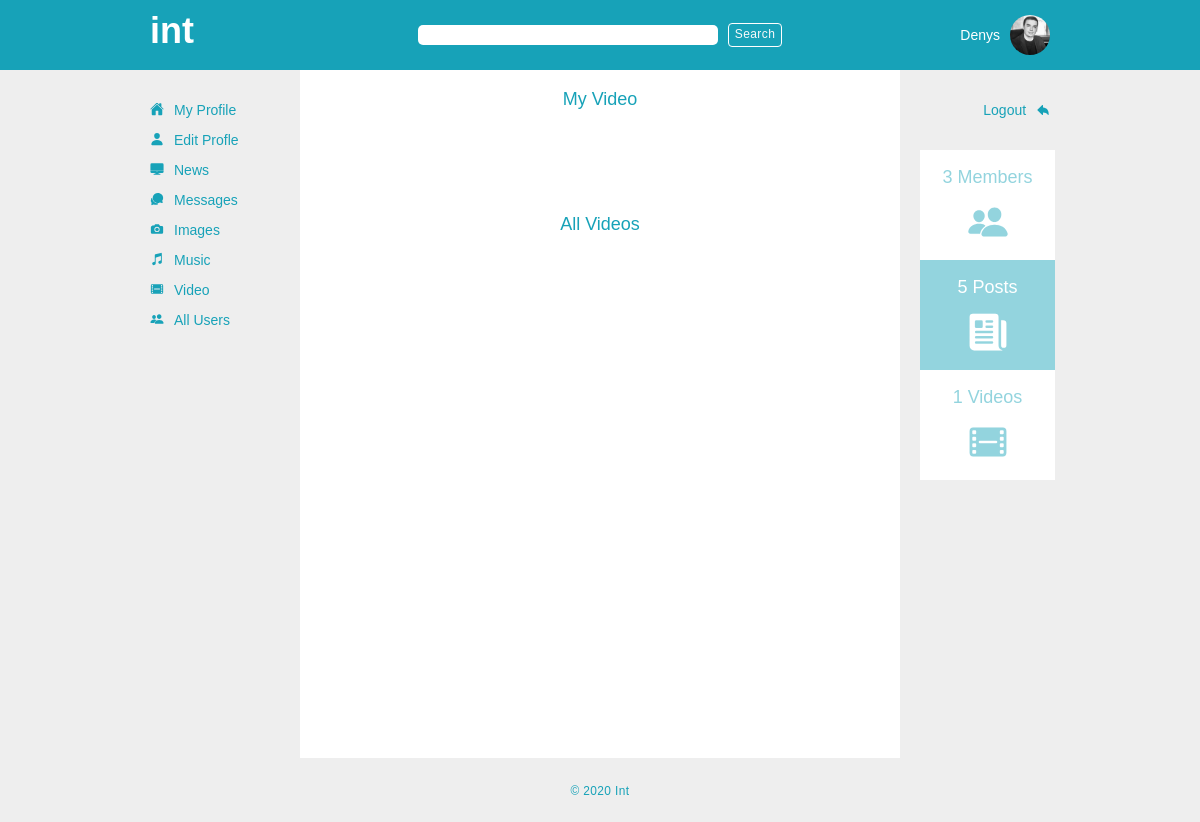
/video/ (signed in), run on the app's committed database.
### app_one/models.py (models this page shows, shortened)
class User(models.Model):
    first_name = models.CharField(max_length = 255)
    last_name = models.CharField(max_length = 255)
    initials = 	models.CharField(max_length = 10, blank=True, null = True)
    birth_date = models.DateField(blank=True, null=True)
    avatar = models.ImageField(upload_to='avatars', default='avatars/no_avatar.png')	#upload to avatars is a directory inside media directory, it will go like media/avatars
    email = models.TextField()
    phone_num = models.CharField(default='', max_length = 255)
    about = models.TextField(default='')
    password = models.TextField()
    location = models.CharField(max_length = 255, blank=True, null = True)
    has_message=models.IntegerField(default=0)
    created_at = models.DateTimeField(auto_now_add = True)
    updated_at = models.DateTimeField(auto_now = True)
    objects = UserManager()

### app_one/views.py (the view)
# urls.py: path('video/', views.video),
def video(request):
    cur_user = User.objects.get(id = request.session['user_id'])
    all_videos = Video_item.objects.exclude(video_poster = cur_user)
    context = {
        'cur_user':cur_user,
        'all_users_videos':all_videos,
        'all_available_posts': Post.objects.all(),
        'all_users': User.objects.all(),
        'all_videos': Video_item.objects.all()
    }
    return render(request, 'video.html', context)

### app_one/templates/video.html (shortened to what this page needs)
{% load embed_video_tags %}
<!DOCTYPE html>
<html lang="en">
<head>
    {% include 'head.html' %}
</head>
<body>
    <div class="outer_container">
        {% include 'search.html' %}
        <div class="inner_container">
            <div class="inner">
                {% include 'navbar.html' %}
                <div class="main_container">
                    <div class="page_title_container">
                        <h4>My Video</h4>
                    </div>
                    <div class="my_video_container">
                        <div class="video_holder">
                        </div>
                    </div>
                    <div class="page_title_container">
                        <h4>All Videos</h4>
                    </div>
                    <div class="my_video_container">
                    </div>
                </div>
                {% include 'sidebar.html' %}
            </div>
        </div>
    {% include 'footer.html' %}
    </div>
</body>
</html>

### app_one/templates/search.html (shortened to what this page needs)
<div id="search_bar_container">
    <div id="search_bar">
        <div class="logo_container">
            <a href="/dashboard/"><h1 class="logotip">int</h1></a>
        </div>
        <div class="form_search_container">
            <div class="form_items">
                <form action="/search/" method="GET" class="form-inline">
                    <input class="search_bar1" type="search" name="results">
                    <button class="btn btn-outline-light search_bar1_btn" type="submit">Search</button>
                </form>
            </div>
        </div>
        <div class="current_user_container">
            {% if request.session.user_id != null %}
            <div class="cur_user_name_container">
                <p><a href="/user/{{ cur_user.id }}/profile/">{{ cur_user.first_name }}</a></p>
            </div>
            <div class="cur_user_photo_container">
                <a href="/user/{{ cur_user.id }}/profile/"><img src="{{ MEDIA_URL }}{{ cur_user.avatar }}" alt="avatar"></a>
            </div>
            {% endif %}
        </div>
    </div>
</div>

### app_one/static/css/style.css (style rules this page uses)
* { margin: 0; padding: 0; -webkit-box-sizing: border-box; box-sizing: border-box; font-family: Arial, Helvetica, sans-serif; }
p { margin-top: 0; margin-bottom: 0; }
a { color: #17a2b8; }
.outer_container { width: 100%; height: 100%; min-height: 92vh; background-color: #eeeeee; }
#search_bar_container { width: 100%; height: 70px; background-color: #17a2b8; }
#search_bar_container #search_bar { width: 900px; height: 70px; margin: 0 auto; display: -webkit-box; display: -ms-flexbox; display: flex; -webkit-box-align: center; -ms-flex-align: center; align-items: center; -webkit-box-pack: justify; -ms-flex-pack: justify; justify-content: space-between; }
#search_bar_container #search_bar .logo_container { -webkit-box-flex: 1; -ms-flex: 1; flex: 1; color: #fff; padding-bottom: 18px; }
#search_bar_container #search_bar .logo_container a { color: #fff; }
#search_bar_container #search_bar .logo_container a .logotip { color: #fff; font-weight: 900; }
#search_bar_container #search_bar .form_search_container { -webkit-box-flex: 3; -ms-flex: 3; flex: 3; }
#search_bar_container #search_bar .form_search_container .form_items { display: -webkit-box; display: -ms-flexbox; display: flex; -webkit-box-align: center; -ms-flex-align: center; align-items: center; -ms-flex-pack: distribute; justify-content: space-around; }
#search_bar_container #search_bar .form_search_container .form_items form .search_bar1 { outline: none; border: none; min-width: 300px; border-radius: 5px; margin-right: 10px; }
#search_bar_container #search_bar .form_search_container .form_items form .search_bar1_btn { padding: 0; border: 1px solid #fff; font-size: 12px; padding: 2px 6px; letter-spacing: 0.4px; }
#search_bar_container #search_bar .current_user_container { -webkit-box-flex: 1; -ms-flex: 1; flex: 1; display: -webkit-box; display: -ms-flexbox; display: flex; -webkit-box-align: center; -ms-flex-align: center; align-items: center; -webkit-box-pack: end; -ms-flex-pack: end; justify-content: flex-end; }
#search_bar_container #search_bar .current_user_container .cur_user_name_container { margin-right: 10px; }
#search_bar_container #search_bar .current_user_container .cur_user_name_container p a { color: #fff; }
#search_bar_container #search_bar .current_user_container .cur_user_photo_container img { width: 40px; height: 40px; border-radius: 50%; -o-object-fit: cover; object-fit: cover; }
.inner_container { width: 900px; margin: auto; min-height: 86vh; }
.inner { display: -webkit-box; display: -ms-flexbox; display: flex; -webkit-box-pack: justify; -ms-flex-pack: justify; justify-content: space-between; width: 900px; margin: 0 auto; height: 100%; }
.main_container { background-color: #fff; width: 600px; margin: auto; min-height: 86vh; }
.main_container .page_title_container { padding: 10px; text-align: center; color: #17a2b8; font-weight: 900; }
.hydrated { visibility: inherit; margin-bottom: -2px; }
.my_video_container { padding: 0px 20px; display: inline; text-align: center; }

### data on the page
User: first_name "Denys", avatar (picture)

### other printed values
{{ all_users.count }} "3"
{{ all_available_posts.count }} "5"
{{ all_videos.count }} "1"
